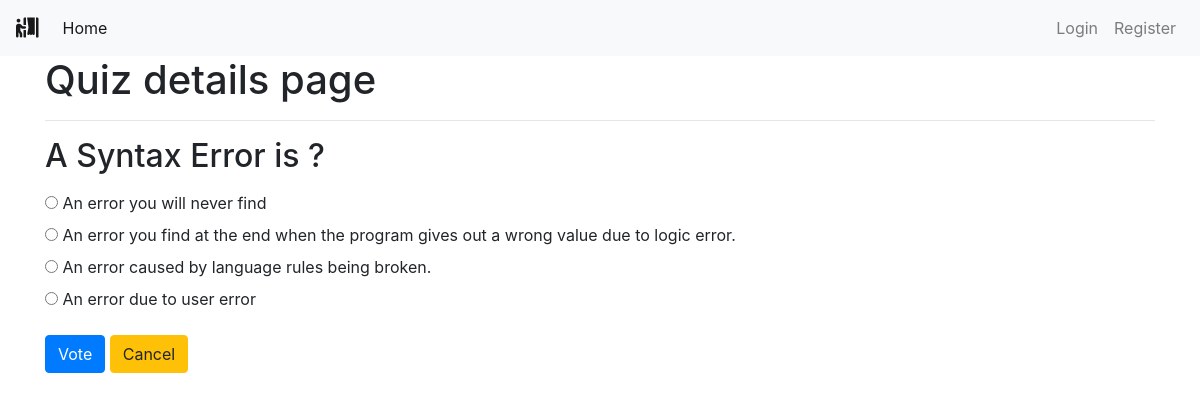
/polls/13/, run on the app's committed database.
### polls/models.py (models this page shows, shortened)
class Poll(models.Model):
    owner = models.ForeignKey(User, on_delete=models.CASCADE)
    text = models.TextField()
    pub_date = models.DateTimeField(default=timezone.now)
    active = models.BooleanField(default=True)
    def __str__(self):
        return self.text

class Choice(models.Model):
    poll = models.ForeignKey(Poll, on_delete=models.CASCADE)
    choice_text = models.CharField(max_length=255)
    poll_result = models.BooleanField(default=False)

### polls/views.py (the view)
# urls.py: path('<int:poll_id>/', views.poll_detail, name='detail'),
def poll_detail(request, poll_id):
    poll = get_object_or_404(Poll, id=poll_id)
    if not poll.active:
        return render(request, 'polls/poll_result.html', {'poll': poll})
    loop_count = poll.choice_set.count()
    context = {
        'poll': poll,
        'loop_time': range(0, loop_count),
    }
    return render(request, 'polls/poll_detail.html', context)

### polls/templates/polls/poll_detail.html (shortened to what this page needs)
{% extends 'base.html' %}
{% block content %}
<div class="container">
    <h1>Quiz details page</h1>
    <hr>
    <h2 class="mt-3 mb-3">{{ poll }}</h2>
    <form action="{% url 'polls:vote' poll.id %}" method="POST">
        {% for choice in poll.choice_set.all %}
        <input type="radio" name="choice" id="choice{{ forloop.counter }}" value="{{ choice.id }}">
        <label for="choice{{ forloop.counter }}">{{ choice.choice_text }}</label>
        <br>
        {% endfor %}
        <input type="submit" value="Vote" class="btn btn-primary mt-3">
        <a class="btn btn-warning mt-3" href="{% url 'polls:list' %}" role="button">Cancel</a>
    </form>
</div>
{% endblock content %}

### data on the page
Poll: text "A Syntax Error is ?"
Choice: choice_text "An error you will never find"
Choice: choice_text "An error you find at the end when the program gives out a wrong value due to logic error."
Choice: choice_text "An error caused by language rules being broken."
Choice: choice_text "An error due to user error"
